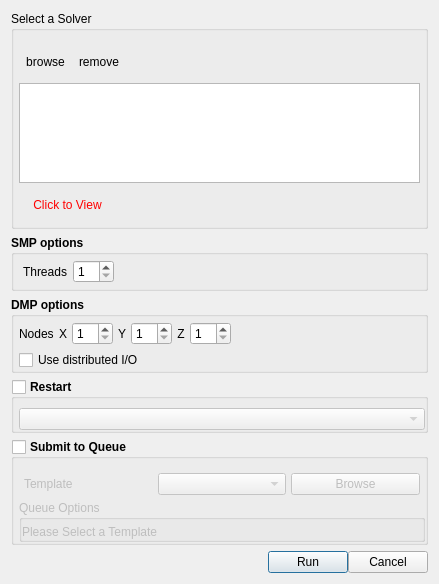
<?xml version="1.0" encoding="UTF-8"?>
<ui version="4.0">
 <class>run_dialog</class>
 <widget class="QDialog" name="run_dialog">
  <property name="geometry">
   <rect>
    <x>0</x>
    <y>0</y>
    <width>439</width>
    <height>584</height>
   </rect>
  </property>
  <property name="windowTitle">
   <string>Run</string>
  </property>
  <layout class="QGridLayout" name="layout">
   <item row="6" column="0">
    <widget class="QWidget" name="widget_2" native="true">
     <layout class="QHBoxLayout" name="horizontalLayout_3">
      <property name="spacing">
       <number>0</number>
      </property>
      <property name="leftMargin">
       <number>0</number>
      </property>
      <property name="topMargin">
       <number>0</number>
      </property>
      <property name="rightMargin">
       <number>0</number>
      </property>
      <property name="bottomMargin">
       <number>0</number>
      </property>
      <item>
       <spacer name="horizontalSpacer">
        <property name="orientation">
         <enum>Qt::Horizontal</enum>
        </property>
        <property name="sizeHint" stdset="0">
         <size>
          <width>40</width>
          <height>20</height>
         </size>
        </property>
       </spacer>
      </item>
      <item>
       <widget class="QPushButton" name="button_run">
        <property name="text">
         <string>Run</string>
        </property>
       </widget>
      </item>
      <item>
       <widget class="QPushButton" name="button_cancel">
        <property name="text">
         <string>Cancel</string>
        </property>
       </widget>
      </item>
     </layout>
    </widget>
   </item>
   <item row="1" column="0">
    <widget class="QGroupBox" name="groupbox_smp_options">
     <property name="font">
      <font>
       <weight>75</weight>
       <bold>true</bold>
      </font>
     </property>
     <property name="title">
      <string>SMP options</string>
     </property>
     <property name="flat">
      <bool>true</bool>
     </property>
     <layout class="QGridLayout" name="gridLayout_4">
      <property name="topMargin">
       <number>5</number>
      </property>
      <property name="rightMargin">
       <number>0</number>
      </property>
      <property name="bottomMargin">
       <number>5</number>
      </property>
      <item row="0" column="0">
       <widget class="QLabel" name="label_threads">
        <property name="sizePolicy">
         <sizepolicy hsizetype="Minimum" vsizetype="Preferred">
          <horstretch>0</horstretch>
          <verstretch>0</verstretch>
         </sizepolicy>
        </property>
        <property name="font">
         <font>
          <weight>50</weight>
          <bold>false</bold>
         </font>
        </property>
        <property name="text">
         <string>Threads</string>
        </property>
       </widget>
      </item>
      <item row="0" column="1">
       <widget class="QSpinBox" name="spinbox_threads">
        <property name="font">
         <font>
          <weight>50</weight>
          <bold>false</bold>
         </font>
        </property>
        <property name="minimum">
         <number>1</number>
        </property>
       </widget>
      </item>
      <item row="0" column="2">
       <spacer name="horizontalSpacer_5">
        <property name="orientation">
         <enum>Qt::Horizontal</enum>
        </property>
        <property name="sizeHint" stdset="0">
         <size>
          <width>40</width>
          <height>20</height>
         </size>
        </property>
       </spacer>
      </item>
     </layout>
     <zorder>label_threads</zorder>
     <zorder>spinbox_threads</zorder>
     <zorder>horizontalSpacer_5</zorder>
    </widget>
   </item>
   <item row="0" column="0">
    <widget class="QGroupBox" name="groupBox">
     <property name="title">
      <string>Select a Solver</string>
     </property>
     <property name="flat">
      <bool>true</bool>
     </property>
     <layout class="QGridLayout" name="gridLayout_3">
      <property name="leftMargin">
       <number>5</number>
      </property>
      <property name="topMargin">
       <number>9</number>
      </property>
      <property name="rightMargin">
       <number>5</number>
      </property>
      <property name="bottomMargin">
       <number>0</number>
      </property>
      <property name="spacing">
       <number>0</number>
      </property>
      <item row="0" column="0" colspan="2">
       <widget class="QWidget" name="widget" native="true">
        <layout class="QHBoxLayout" name="horizontalLayout_2">
         <property name="spacing">
          <number>0</number>
         </property>
         <property name="leftMargin">
          <number>0</number>
         </property>
         <property name="topMargin">
          <number>0</number>
         </property>
         <property name="rightMargin">
          <number>0</number>
         </property>
         <property name="bottomMargin">
          <number>0</number>
         </property>
         <item>
          <widget class="QToolButton" name="toolbutton_browse">
           <property name="text">
            <string>browse</string>
           </property>
           <property name="autoRaise">
            <bool>true</bool>
           </property>
          </widget>
         </item>
         <item>
          <widget class="QToolButton" name="toolbutton_remove">
           <property name="text">
            <string>remove</string>
           </property>
           <property name="autoRaise">
            <bool>true</bool>
           </property>
          </widget>
         </item>
         <item>
          <spacer name="horizontalSpacer_3">
           <property name="orientation">
            <enum>Qt::Horizontal</enum>
           </property>
           <property name="sizeHint" stdset="0">
            <size>
             <width>40</width>
             <height>20</height>
            </size>
           </property>
          </spacer>
         </item>
        </layout>
       </widget>
      </item>
      <item row="1" column="0" colspan="2">
       <widget class="QListWidget" name="listwidget_solver_list">
        <property name="maximumSize">
         <size>
          <width>16777215</width>
          <height>100</height>
         </size>
        </property>
       </widget>
      </item>
      <item row="2" column="0" colspan="2">
       <widget class="QWidget" name="widget_3" native="true">
        <layout class="QHBoxLayout" name="horizontalLayout">
         <property name="spacing">
          <number>0</number>
         </property>
         <property name="leftMargin">
          <number>0</number>
         </property>
         <property name="topMargin">
          <number>0</number>
         </property>
         <property name="rightMargin">
          <number>0</number>
         </property>
         <property name="bottomMargin">
          <number>0</number>
         </property>
         <item>
          <widget class="QLabel" name="label_solver_error">
           <property name="styleSheet">
            <string notr="true">color:red</string>
           </property>
           <property name="text">
            <string/>
           </property>
           <property name="wordWrap">
            <bool>true</bool>
           </property>
          </widget>
         </item>
         <item>
          <widget class="QToolButton" name="toolbutton_view_error">
           <property name="styleSheet">
            <string notr="true">color:red</string>
           </property>
           <property name="text">
            <string>Click to View</string>
           </property>
           <property name="autoRaise">
            <bool>true</bool>
           </property>
          </widget>
         </item>
         <item>
          <spacer name="horizontalSpacer_4">
           <property name="orientation">
            <enum>Qt::Horizontal</enum>
           </property>
           <property name="sizeHint" stdset="0">
            <size>
             <width>40</width>
             <height>20</height>
            </size>
           </property>
          </spacer>
         </item>
        </layout>
       </widget>
      </item>
     </layout>
    </widget>
   </item>
   <item row="2" column="0">
    <widget class="QGroupBox" name="groupbox_dmp_options">
     <property name="sizePolicy">
      <sizepolicy hsizetype="MinimumExpanding" vsizetype="Maximum">
       <horstretch>0</horstretch>
       <verstretch>0</verstretch>
      </sizepolicy>
     </property>
     <property name="font">
      <font>
       <weight>75</weight>
       <bold>true</bold>
      </font>
     </property>
     <property name="title">
      <string>DMP options</string>
     </property>
     <property name="flat">
      <bool>true</bool>
     </property>
     <layout class="QGridLayout" name="gridLayout_2">
      <property name="leftMargin">
       <number>5</number>
      </property>
      <property name="topMargin">
       <number>5</number>
      </property>
      <property name="rightMargin">
       <number>0</number>
      </property>
      <property name="bottomMargin">
       <number>0</number>
      </property>
      <property name="spacing">
       <number>5</number>
      </property>
      <item row="4" column="1" colspan="6">
       <widget class="CheckBox" name="checkbox_keyword_bdist_io">
        <property name="font">
         <font>
          <weight>50</weight>
          <bold>false</bold>
         </font>
        </property>
        <property name="text">
         <string>Use distributed I/O</string>
        </property>
       </widget>
      </item>
      <item row="3" column="1">
       <widget class="QLabel" name="label_nodesi">
        <property name="font">
         <font>
          <weight>50</weight>
          <bold>false</bold>
         </font>
        </property>
        <property name="text">
         <string>Nodes</string>
        </property>
       </widget>
      </item>
      <item row="3" column="3">
       <widget class="QSpinBox" name="spinbox_nodesi">
        <property name="font">
         <font>
          <weight>50</weight>
          <bold>false</bold>
         </font>
        </property>
        <property name="minimum">
         <number>1</number>
        </property>
       </widget>
      </item>
      <item row="3" column="8">
       <spacer name="horizontalSpacer_2">
        <property name="orientation">
         <enum>Qt::Horizontal</enum>
        </property>
        <property name="sizeHint" stdset="0">
         <size>
          <width>40</width>
          <height>20</height>
         </size>
        </property>
       </spacer>
      </item>
      <item row="3" column="5">
       <widget class="QSpinBox" name="spinbox_nodesj">
        <property name="font">
         <font>
          <weight>50</weight>
          <bold>false</bold>
         </font>
        </property>
        <property name="minimum">
         <number>1</number>
        </property>
       </widget>
      </item>
      <item row="3" column="4">
       <widget class="QLabel" name="label_4">
        <property name="font">
         <font>
          <weight>50</weight>
          <bold>false</bold>
         </font>
        </property>
        <property name="text">
         <string>Y</string>
        </property>
        <property name="alignment">
         <set>Qt::AlignCenter</set>
        </property>
       </widget>
      </item>
      <item row="3" column="6">
       <widget class="QLabel" name="label_5">
        <property name="font">
         <font>
          <weight>50</weight>
          <bold>false</bold>
         </font>
        </property>
        <property name="text">
         <string>Z</string>
        </property>
        <property name="alignment">
         <set>Qt::AlignCenter</set>
        </property>
       </widget>
      </item>
      <item row="3" column="7">
       <widget class="QSpinBox" name="spinbox_nodesk">
        <property name="font">
         <font>
          <weight>50</weight>
          <bold>false</bold>
         </font>
        </property>
        <property name="minimum">
         <number>1</number>
        </property>
       </widget>
      </item>
      <item row="3" column="2">
       <widget class="QLabel" name="label_3">
        <property name="font">
         <font>
          <weight>50</weight>
          <bold>false</bold>
         </font>
        </property>
        <property name="text">
         <string>X</string>
        </property>
        <property name="alignment">
         <set>Qt::AlignCenter</set>
        </property>
       </widget>
      </item>
     </layout>
    </widget>
   </item>
   <item row="4" column="0">
    <widget class="QGroupBox" name="groupbox_restart">
     <property name="font">
      <font>
       <weight>75</weight>
       <bold>true</bold>
      </font>
     </property>
     <property name="title">
      <string>Restart</string>
     </property>
     <property name="flat">
      <bool>true</bool>
     </property>
     <property name="checkable">
      <bool>true</bool>
     </property>
     <property name="checked">
      <bool>false</bool>
     </property>
     <layout class="QGridLayout" name="gridLayout_9">
      <property name="leftMargin">
       <number>5</number>
      </property>
      <property name="topMargin">
       <number>9</number>
      </property>
      <property name="rightMargin">
       <number>0</number>
      </property>
      <property name="bottomMargin">
       <number>0</number>
      </property>
      <property name="spacing">
       <number>0</number>
      </property>
      <item row="0" column="0">
       <widget class="QComboBox" name="combobox_restart">
        <property name="font">
         <font>
          <weight>50</weight>
          <bold>false</bold>
         </font>
        </property>
       </widget>
      </item>
     </layout>
    </widget>
   </item>
   <item row="5" column="0">
    <widget class="QGroupBox" name="groupbox_queue">
     <property name="font">
      <font>
       <weight>75</weight>
       <bold>true</bold>
      </font>
     </property>
     <property name="title">
      <string>Submit to Queue</string>
     </property>
     <property name="flat">
      <bool>true</bool>
     </property>
     <property name="checkable">
      <bool>true</bool>
     </property>
     <property name="checked">
      <bool>false</bool>
     </property>
     <layout class="QGridLayout" name="gridlayout_queue">
      <property name="leftMargin">
       <number>5</number>
      </property>
      <property name="topMargin">
       <number>9</number>
      </property>
      <property name="rightMargin">
       <number>0</number>
      </property>
      <property name="bottomMargin">
       <number>0</number>
      </property>
      <property name="spacing">
       <number>0</number>
      </property>
      <item row="0" column="0">
       <widget class="QWidget" name="widget_queue_options" native="true">
        <layout class="QGridLayout" name="gridLayout">
         <property name="leftMargin">
          <number>0</number>
         </property>
         <property name="topMargin">
          <number>0</number>
         </property>
         <property name="rightMargin">
          <number>0</number>
         </property>
         <property name="bottomMargin">
          <number>0</number>
         </property>
         <property name="spacing">
          <number>0</number>
         </property>
         <item row="0" column="0">
          <widget class="QWidget" name="frame" native="true">
           <property name="sizePolicy">
            <sizepolicy hsizetype="MinimumExpanding" vsizetype="Maximum">
             <horstretch>0</horstretch>
             <verstretch>0</verstretch>
            </sizepolicy>
           </property>
           <layout class="QGridLayout" name="gridLayout_6">
            <property name="leftMargin">
             <number>5</number>
            </property>
            <property name="topMargin">
             <number>5</number>
            </property>
            <property name="rightMargin">
             <number>5</number>
            </property>
            <property name="bottomMargin">
             <number>5</number>
            </property>
            <property name="spacing">
             <number>5</number>
            </property>
            <item row="0" column="0">
             <widget class="QLabel" name="label_2">
              <property name="font">
               <font>
                <weight>50</weight>
                <bold>false</bold>
               </font>
              </property>
              <property name="text">
               <string>Template</string>
              </property>
             </widget>
            </item>
            <item row="0" column="1">
             <widget class="QComboBox" name="combobox_template">
              <property name="font">
               <font>
                <weight>50</weight>
                <bold>false</bold>
               </font>
              </property>
             </widget>
            </item>
            <item row="0" column="2">
             <widget class="QPushButton" name="pushbutton_browse_template">
              <property name="font">
               <font>
                <weight>50</weight>
                <bold>false</bold>
               </font>
              </property>
              <property name="text">
               <string>Browse</string>
              </property>
             </widget>
            </item>
           </layout>
          </widget>
         </item>
         <item row="1" column="0">
          <widget class="QGroupBox" name="groupBox_2">
           <property name="font">
            <font>
             <weight>50</weight>
             <bold>false</bold>
            </font>
           </property>
           <property name="title">
            <string>Queue Options</string>
           </property>
           <property name="flat">
            <bool>true</bool>
           </property>
           <layout class="QGridLayout" name="groupbox_queue_options_gridlayout">
            <property name="leftMargin">
             <number>0</number>
            </property>
            <property name="topMargin">
             <number>5</number>
            </property>
            <property name="rightMargin">
             <number>0</number>
            </property>
            <property name="bottomMargin">
             <number>0</number>
            </property>
            <property name="spacing">
             <number>5</number>
            </property>
            <item row="0" column="0">
             <widget class="QLabel" name="label">
              <property name="font">
               <font>
                <weight>50</weight>
                <bold>false</bold>
               </font>
              </property>
              <property name="text">
               <string>Please Select a Template</string>
              </property>
             </widget>
            </item>
           </layout>
          </widget>
         </item>
        </layout>
       </widget>
      </item>
     </layout>
    </widget>
   </item>
  </layout>
 </widget>
 <customwidgets>
  <customwidget>
   <class>CheckBox</class>
   <extends>QCheckBox</extends>
   <header>mfixgui.widgets.base</header>
  </customwidget>
 </customwidgets>
 <tabstops>
  <tabstop>toolbutton_browse</tabstop>
  <tabstop>toolbutton_remove</tabstop>
  <tabstop>listwidget_solver_list</tabstop>
  <tabstop>spinbox_nodesi</tabstop>
  <tabstop>spinbox_nodesj</tabstop>
  <tabstop>spinbox_nodesk</tabstop>
  <tabstop>groupbox_restart</tabstop>
  <tabstop>combobox_restart</tabstop>
  <tabstop>groupbox_queue</tabstop>
  <tabstop>combobox_template</tabstop>
  <tabstop>pushbutton_browse_template</tabstop>
  <tabstop>button_run</tabstop>
  <tabstop>button_cancel</tabstop>
  <tabstop>toolbutton_view_error</tabstop>
 </tabstops>
 <resources/>
 <connections>
  <connection>
   <sender>groupbox_restart</sender>
   <signal>toggled(bool)</signal>
   <receiver>combobox_restart</receiver>
   <slot>setVisible(bool)</slot>
   <hints>
    <hint type="sourcelabel">
     <x>219</x>
     <y>304</y>
    </hint>
    <hint type="destinationlabel">
     <x>225</x>
     <y>314</y>
    </hint>
   </hints>
  </connection>
  <connection>
   <sender>groupbox_queue</sender>
   <signal>toggled(bool)</signal>
   <receiver>widget_queue_options</receiver>
   <slot>setVisible(bool)</slot>
   <hints>
    <hint type="sourcelabel">
     <x>219</x>
     <y>385</y>
    </hint>
    <hint type="destinationlabel">
     <x>225</x>
     <y>395</y>
    </hint>
   </hints>
  </connection>
 </connections>
</ui>
